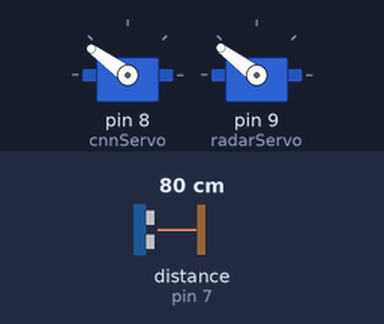
The sketch below on a simulated Arduino Uno, built with avr-gcc and run on an emulated ATmega328P. On the bench: 2 × servo. Wiring (inferred from the names in the program): ultrasonic range finder: trigger pin 6; echo pin 7. The test bench sets the inputs (shaded band); at power-on: distance to the obstacle (sensor on pin 7) 80 cm. The echo pulse lasts 58.3 µs per cm; what the sketch prints to the serial monitor is not drawn.

Above: at 5.4 s.
5.5 s: distance to the obstacle (sensor on pin 7) set to 193 cm
At 5.99 s:
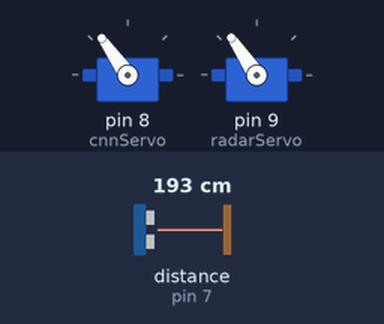
11.0 s: distance to the obstacle (sensor on pin 7) set to 201 cm
At 11.23 s:
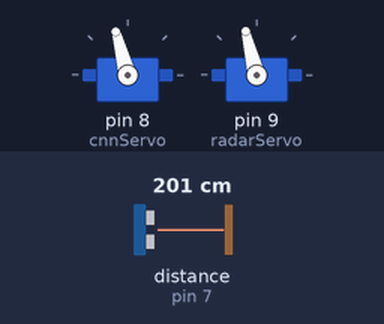
At 11.83 s:
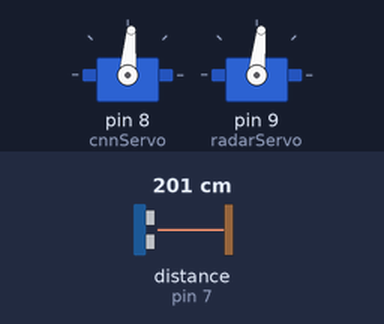
Timing chart, 0 to 28.1 s (numbered marks = the images above; inputs shaded):
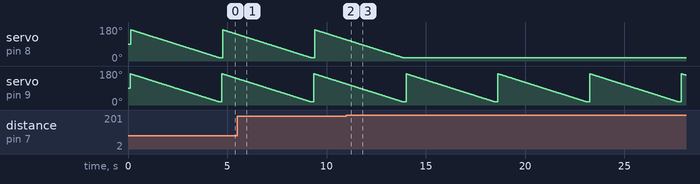

Measured:
- the behaviour switches between 198 and 199 cm on distance to the obstacle (sensor on pin 7) (found by bisection; images 1 and 2)
- after the input at 11.0 s, servo on pin 8 (cnnServo): goes on until 13.9 s, then stays 16°
- by itself, servo on pin 9 (radarServo): ramps from 165° to 16° and jumps back, once every 4.6 s

The sketch:

SPAA.ino
```cpp
int trigPin = 6; /* trig pini 6  */
int echoPin = 7;  /* echo pini 7 */
const int buzzer = 5;
#include <Servo.h>

Servo cnnServo;
Servo radarServo;

long sure;
long uzaklik;
void setup() {
  pinMode(trigPin, OUTPUT);
  pinMode(echoPin,INPUT);
  Serial.begin(9600);
cnnServo.attach(8);
radarServo.attach(9);
}

void loop() {

  digitalWrite(trigPin, LOW);
  delayMicroseconds(5);
  digitalWrite(trigPin, HIGH);
  delayMicroseconds(10);
  digitalWrite(trigPin, LOW);
  sure = pulseIn(echoPin, HIGH);
  uzaklik= sure /29.1/2;

  if(uzaklik > 200){
    uzaklik = 200;
    }

    Serial.print("Uzaklik ");
  Serial.print(uzaklik);
  delay(100);

     for(int i=165;i>15;i--){
  radarServo.write(i);
  delay(30);

  if(uzaklik <199){
    cnnServo.write(i);

    }
  }

}
```
